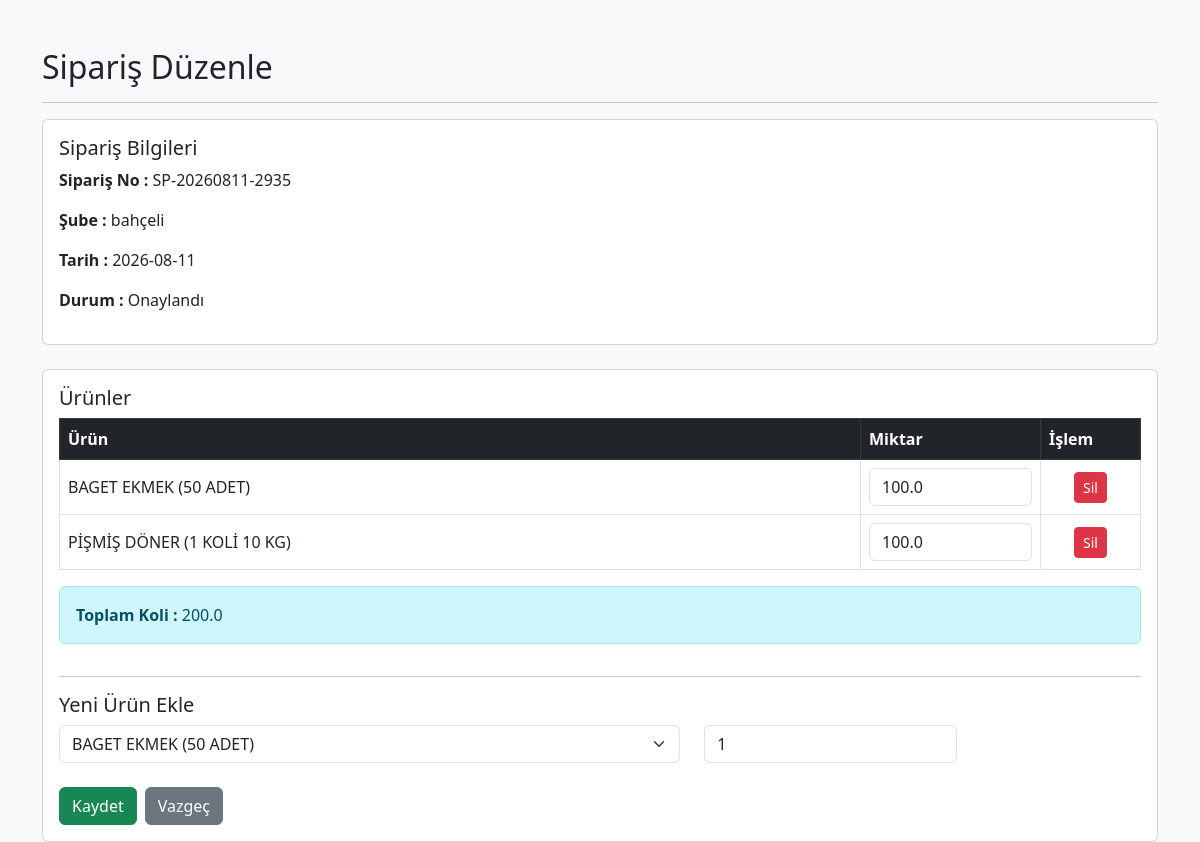
Page /siparis-duzenle/22 on the committed database.
### tables this page shows
CREATE TABLE siparisler(

            id INTEGER PRIMARY KEY AUTOINCREMENT,

            siparis_no TEXT UNIQUE,

            sube_id INTEGER,

            tarih TEXT,

            durum TEXT,

            FOREIGN KEY(sube_id) REFERENCES subeler(id)

        );

CREATE TABLE subeler(

            id INTEGER PRIMARY KEY AUTOINCREMENT,

            sube_adi TEXT NOT NULL,

            yetkili TEXT,

            telefon TEXT,

            eposta TEXT,

            il TEXT,

            ilce TEXT,

            adres TEXT,

            durum TEXT

        , kullanici_adi TEXT, sifre TEXT, uretim_gunu TEXT, sevkiyat_gunu TEXT, sevkiyat_saati TEXT, teslim_suresi TEXT, limit_tutari REAL DEFAULT 0);

CREATE TABLE siparis_detay(

            id INTEGER PRIMARY KEY AUTOINCREMENT,

            siparis_id INTEGER,

            urun_id INTEGER,

            miktar REAL,

            FOREIGN KEY(siparis_id) REFERENCES siparisler(id),

            FOREIGN KEY(urun_id) REFERENCES urunler(id)

        );

CREATE TABLE urunler(

            id INTEGER PRIMARY KEY AUTOINCREMENT,

            urun_kodu TEXT NOT NULL UNIQUE,

            urun_adi TEXT NOT NULL,

            kategori TEXT,

            birim TEXT,

            durum TEXT

        , palet_kapasitesi INTEGER DEFAULT 0, urun_tipi TEXT DEFAULT 'Donuk', koli_agirligi REAL DEFAULT 0, fiyat REAL DEFAULT 0);

### src/main.py (the view, shortened to what this page needs)
@app.route(
    "/siparis-duzenle/<int:id>",
    methods=["GET", "POST"]
)
def siparis_duzenle(id):
    siparis = get_siparis(id)
    if not siparis:
        return "Sipariş bulunamadı"
    durum = siparis[4]
    siparis = get_siparis(id)
    detaylar = get_siparis_detaylari(id)
    urunler = get_urunler()
    toplam = toplam_koli(id)
    return render_template(
        "siparis_duzenle.html",
        siparis=siparis,
        detaylar=detaylar,
        urunler=urunler,
        toplam=toplam
    )

### src/database.py (called while the page is built)
def connect_database():
    print("DB =", os.path.abspath(DB_NAME))
    return sqlite3.connect(DB_NAME)

def get_urunler():
    conn = connect_database()
    cursor = conn.cursor()
    cursor.execute("""
        SELECT
            id,
            urun_kodu,
            urun_adi,
            kategori,
            birim,
            durum,
            palet_kapasitesi,
            urun_tipi,
            koli_agirligi
        FROM urunler
        ORDER BY urun_adi
    """)
    sonuc = cursor.fetchall()
    conn.close()
    return sonuc

def get_siparis(id):
    conn = connect_database()
    cursor = conn.cursor()
    cursor.execute("""
        SELECT

            s.id,
            s.siparis_no,
            sb.sube_adi,
            s.tarih,
            s.durum

        FROM siparisler s

        INNER JOIN subeler sb
            ON s.sube_id = sb.id

        WHERE s.id=?

    """, (id,))
    sonuc = cursor.fetchone()
    conn.close()
    return sonuc

def get_siparis_detaylari(siparis_id):
    conn = connect_database()
    cursor = conn.cursor()
    cursor.execute("""
        SELECT

            d.id,
            d.urun_id,
            u.urun_adi,
            d.miktar

        FROM siparis_detay d

        INNER JOIN urunler u
            ON d.urun_id = u.id

        WHERE d.siparis_id = ?

        ORDER BY u.urun_adi

    """, (siparis_id,))
    sonuc = cursor.fetchall()
    conn.close()
    return sonuc

def toplam_koli(siparis_id):
    conn = connect_database()
    cursor = conn.cursor()
    cursor.execute("""
        SELECT
            IFNULL(SUM(miktar),0)
        FROM siparis_detay
        WHERE siparis_id=?
    """, (siparis_id,))
    toplam = cursor.fetchone()[0]
    conn.close()
    return toplam
    conn.commit()
    conn.close()

### src/main.py (called while the page is built)
@app.before_request
def test():
    print(
        "METHOD:",
        request.method,
        "URL:",
        request.path
    )

### templates/siparis_duzenle.html (shortened to what this page needs)
<!DOCTYPE html>
<html lang="tr">
<head>
    <link
        href="https://cdn.jsdelivr.net/npm/bootstrap@5.3.0/dist/css/bootstrap.min.css"
        rel="stylesheet">
</head>
<body class="bg-light">
<div class="container mt-5">
    <h2>Sipariş Düzenle</h2>
    <hr>
    <div class="card p-3 mb-4">
        <h5>Sipariş Bilgileri</h5>
        <p>
            <strong>Sipariş No :</strong>
            {{ siparis[1] }}
        </p>
        <p>
            <strong>Şube :</strong>
            {{ siparis[2] }}
        </p>
        <p>
            <strong>Tarih :</strong>
            {{ siparis[3] }}
        </p>
        <p>
            <strong>Durum :</strong>
            {{ siparis[4] }}
        </p>
    </div>
    <form method="POST">
        <div class="card p-3">
            <h5>Ürünler</h5>
            <table class="table table-bordered align-middle">
                <thead class="table-dark">
                    <tr>
                        <th>Ürün</th>
                        <th width="180">Miktar</th>
                        <th width="100">İşlem</th>
                    </tr>
                </thead>
                <tbody>
                {% for detay in detaylar %}
                    <tr>
                        <td>
                            {{ detay[2] }}
                        </td>
                        <td>
                            <input
                                type="number"
                                class="form-control"
                                min="0"
                                step="1"
                                name="miktar_{{ detay[0] }}"
                                value="{{ detay[3] }}">
                        </td>
                        <td class="text-center">
                            <a
                                href="/siparis-detay-sil/{{ detay[0] }}/{{ siparis[0] }}"
                                class="btn btn-danger btn-sm"
                                onclick="return confirm('Bu ürünü silmek istiyor musunuz?')">
                                Sil
                            </a>
                        </td>
                    </tr>
                {% endfor %}
                </tbody>
            </table>
            <div class="alert alert-info">
                <strong>Toplam Koli :</strong>
                {{ toplam }}
            </div>
            <hr>
            <h5>Yeni Ürün Ekle</h5>
            <div class="row">
                <div class="col-md-7">
                    <select
                        name="yeni_urun"
                        class="form-select">
                        {% for urun in urunler %}
                        <option value="{{ urun[0] }}">
                            {{ urun[2] }}
                        </option>
                        {% endfor %}
                    </select>
                </div>
                <div class="col-md-3">
                    <input
                        type="number"
                        name="yeni_miktar"
                        class="form-control"
                        value="1"
                        min="1">
                </div>
            </div>
            <br>
            <div class="d-flex gap-2">
                <button
                    type="submit"
                    class="btn btn-success">
                    Kaydet
                </button>
                <a
                    href="/siparis-detay/{{ siparis[0] }}"
                    class="btn btn-secondary">
                    Vazgeç
                </a>
            </div>
        </div>
    </form>
</div>
</body>
</html>

### rows in the picture
siparisler: siparis_no "SP-20260811-2935", tarih "2026-08-11", durum "Onaylandı"
subeler: sube_adi "bahçeli"
siparis_detay: urun_adi "BAGET EKMEK (50 ADET)", miktar "100.0"
siparis_detay: urun_adi "PİŞMİŞ DÖNER (1 KOLİ 10 KG)", miktar "100.0"

### other values in the picture
{{ toplam }} "200.0"
form field yeni_urun "BAGET EKMEK (50 ADET)"
